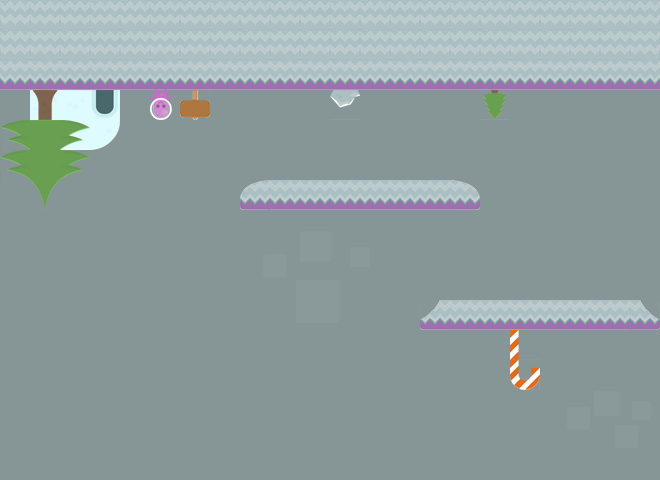

Tiled map render using the project's own tile images. Description and the map definition, with tile-layer contents summarised, below:
An orthogonal 22x16 tile map with 30x30 px tiles, 4 tile layers (layer 0, layer 4, layer 2, layer 3), 10 tilesets and 18 objects (14x coin, 2x collide, bat, enimy).

<map version="1.0" orientation="orthogonal" renderorder="right-down" width="22" height="16" tilewidth="30" tileheight="30" nextobjectid="253">
 <tileset firstgid="1" name="sheet0" tilewidth="30" tileheight="30" tilecount="169" columns="13">
  <image source="../graphics/sheet0.png" width="390" height="390" />
  <tile id="1">
   <animation>
    <frame tileid="1" duration="500" />
    <frame tileid="5" duration="500" />
    <frame tileid="85" duration="200" />
   </animation>
  </tile>
  <tile id="20">
   <animation>
    <frame tileid="19" duration="300" />
    <frame tileid="20" duration="300" />
   </animation>
  </tile>
  <tile id="98">
   <animation>
    <frame tileid="110" duration="100" />
    <frame tileid="111" duration="100" />
   </animation>
  </tile>
  <tile id="154">
   <animation>
    <frame tileid="19" duration="500" />
    <frame tileid="20" duration="500" />
   </animation>
  </tile>
  <tile id="160">
   <animation>
    <frame tileid="92" duration="500" />
    <frame tileid="93" duration="500" />
   </animation>
  </tile>
 </tileset>
 <tileset firstgid="170" name="sheet1" tilewidth="30" tileheight="30" tilecount="98" columns="14">
  <image source="../graphics/sheet1.png" width="420" height="210" />
  <tile id="51">
   <animation>
    <frame tileid="10" duration="500" />
    <frame tileid="11" duration="500" />
   </animation>
  </tile>
 </tileset>
 <tileset firstgid="268" name="sheet3" tilewidth="30" tileheight="30" tilecount="169" columns="13">
  <image source="../graphics/sheet3.png" width="390" height="390" />
  <tile id="66">
   <animation>
    <frame tileid="67" duration="500" />
    <frame tileid="66" duration="500" />
   </animation>
  </tile>
  <tile id="150">
   <animation>
    <frame tileid="150" duration="500" />
    <frame tileid="9" duration="500" />
   </animation>
  </tile>
 </tileset>
 <tileset firstgid="437" name="bg_grasslands" tilewidth="30" tileheight="30" tilecount="578" columns="34">
  <image source="../graphics/bg_grasslands.png" width="1024" height="512" />
 </tileset>
 <tileset firstgid="1015" name="cloud2" tilewidth="30" tileheight="30" tilecount="8" columns="4">
  <image source="../graphics/cloud2.png" width="129" height="71" />
 </tileset>
 <tileset firstgid="1023" name="cloud1" tilewidth="30" tileheight="30" tilecount="8" columns="4">
  <image source="../graphics/cloud1.png" width="128" height="71" />
 </tileset>
 <tileset firstgid="1031" name="cloud3" tilewidth="30" tileheight="30" tilecount="8" columns="4">
  <image source="../graphics/cloud3.png" width="129" height="71" />
 </tileset>
 <tileset firstgid="1039" name="bg_castle" tilewidth="30" tileheight="30" tilecount="578" columns="34">
  <image source="../graphics/bg_castle.png" width="1024" height="512" />
 </tileset>
 <tileset firstgid="1617" name="sheet4" tilewidth="30" tileheight="30" tilecount="98" columns="14">
  <image source="../graphics/sheet4.png" width="420" height="210" />
 </tileset>
 <tileset firstgid="1715" name="a" tilewidth="22" tileheight="31" tilecount="1" columns="0">
  <tile id="0">
   <image width="22" height="31" source="../graphics/g_stand.png" />
  </tile>
 </tileset>
 <layer name="layer 0" width="22" height="16">
  <data>[352 cells, 352 non-empty, 1 distinct tile ids]</data>
 </layer>
 <layer name="layer 4" width="22" height="16">
  <data>[352 cells, 352 non-empty, 286 distinct tile ids]</data>
 </layer>
 <layer name="layer 2" width="22" height="16">
  <data>[352 cells, 90 non-empty, 14 distinct tile ids]</data>
 </layer>
 <layer name="layer 3" width="22" height="16">
  <data>[352 cells, 12 non-empty, 9 distinct tile ids]</data>
 </layer>
 <objectgroup name="Object Layer 1">
  <object id="146" name="collide" x="240" y="180" width="239" height="28" />
  <object id="147" name="collide" x="421" y="301" width="238" height="28" />
  <object id="167" name="coin" x="242" y="220" width="26" height="27" />
  <object id="169" name="coin" x="301" y="220" width="27" height="25" />
  <object id="170" name="coin" x="360" y="220" width="26" height="25" />
  <object id="173" name="coin" x="420" y="220" width="29" height="24" />
  <object id="174" name="coin" x="270" y="100" width="29" height="27" />
  <object id="175" name="coin" x="331" y="100" width="31" height="23" />
  <object id="176" name="coin" x="390" y="100" width="29" height="25" />
  <object id="177" name="coin" x="450" y="100" width="31" height="27" />
  <object id="178" name="coin" x="509" y="100" width="29" height="23" />
  <object id="179" name="coin" x="570" y="100" width="31" height="24" />
  <object id="180" name="coin" x="420" y="350" width="28" height="27" />
  <object id="181" name="coin" x="481" y="350" width="28" height="25" />
  <object id="182" name="coin" x="540" y="350" width="30" height="30" />
  <object id="183" name="coin" x="600" y="350" width="28" height="27" />
  <object id="236" name="bat" x="179" y="235" width="35" height="14" />
  <object id="252" name="enimy" x="301" y="88" width="30" height="29" />
 </objectgroup>
</map>
